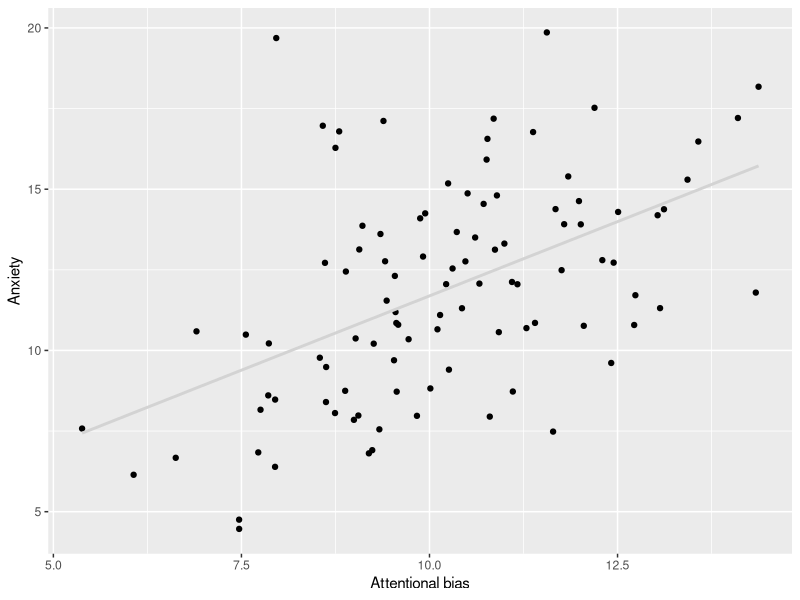
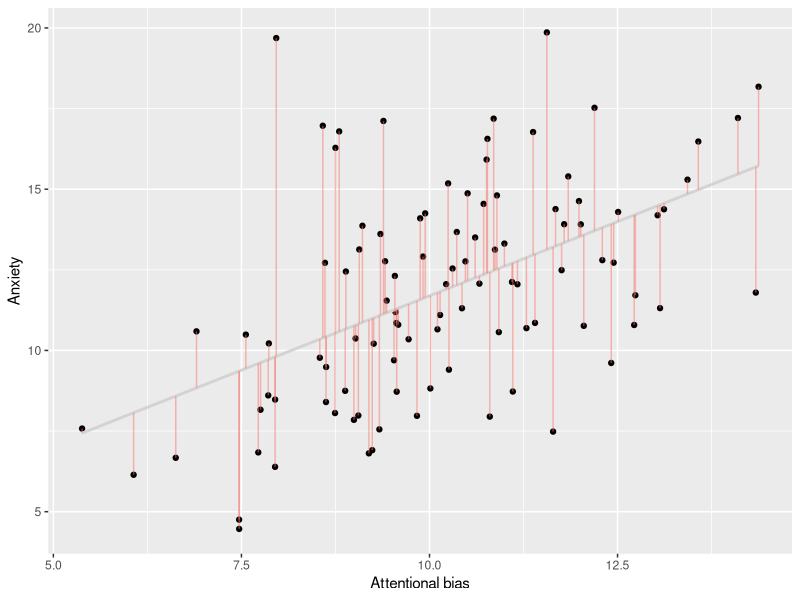
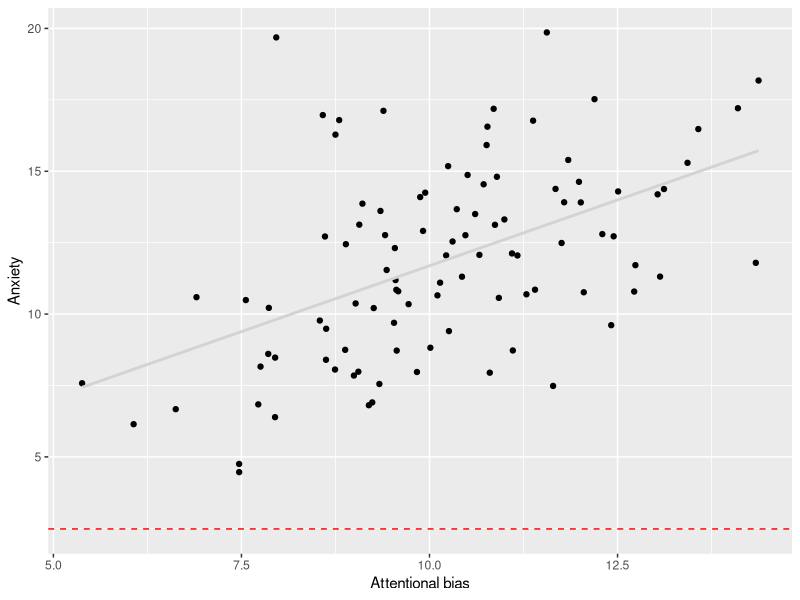
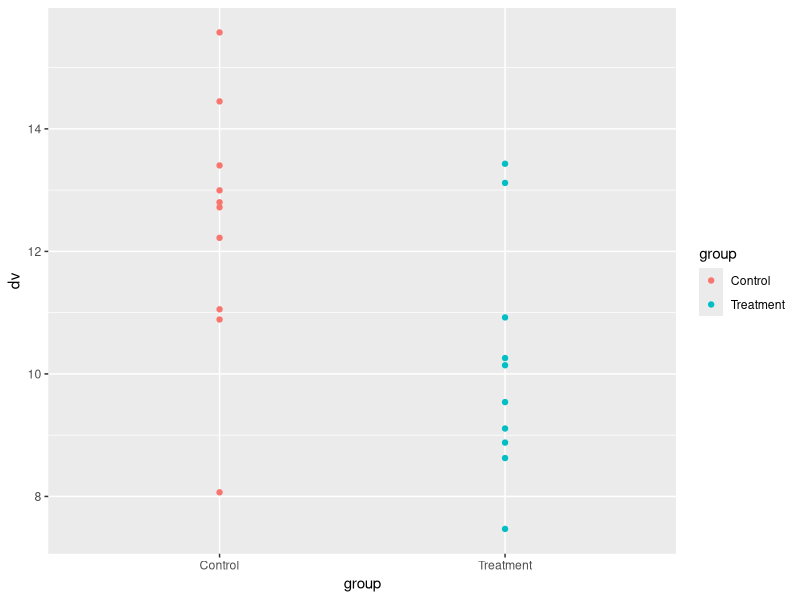
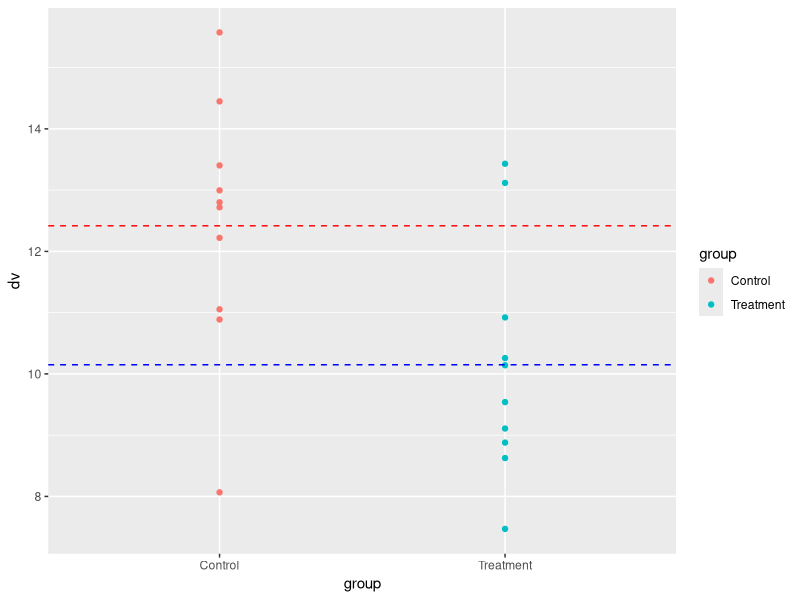
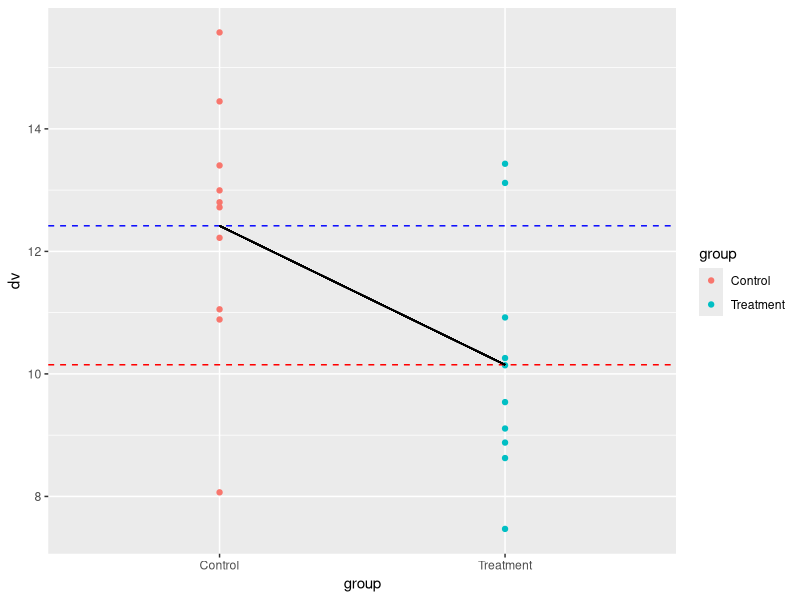
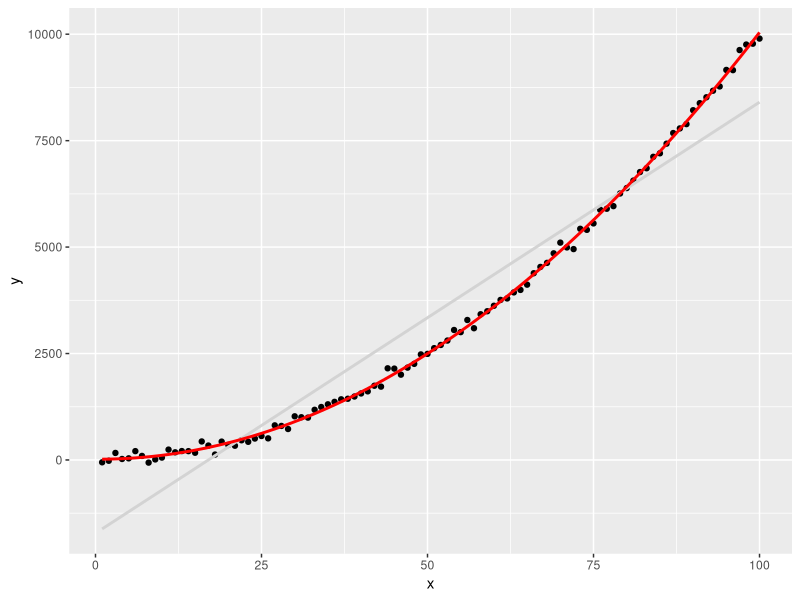

Recreate these plots in R, in order.
## ---- chunk 1

knitr::opts_chunk$set(
fig.align = "center"
)

## ---- chunk 2

#| out-width: 100%
#| out-height: 100%
#| fig-align: center


# generate two continuous variables and plot them using ggplot Label the x variable AttentionalBias and the y variable Anxiety

set.seed(123)
library(ggplot2)
x <- rnorm(100, 10, 2)

y <- x + rnorm(100, 2, 3)

df <- data.frame(x, y)


lm <- lm(y ~ x, data = df)

p = ggplot(lm, aes(x = x, y = y)) + geom_point()

# now fit a linear model to the data and add the intercept value to the plot

intercept <- lm$coefficients[1]
# add the regression line to the plot with a confidence interval

p <- p +   geom_smooth(method = "lm", se = FALSE, color = "lightgrey")

p <- p + labs(x = "Attentional bias", y = "Anxiety")



p
## ---- chunk 3

# draw a line between the data points and the regression line

p + geom_segment(aes(xend = x, yend = .fitted, color = "red"), alpha = 0.5) + guides(color = FALSE)



## ---- chunk 4

#| out-width: 100%
#| out-height: 100%

# add a horizontal line to the plot at the intercept value

p + geom_hline(yintercept = intercept, linetype = "dashed", color = "red")

## ---- chunk 5

model1 <- lm(y ~ x, data = df) #<1>

summary(model1) #<2>

## ---- chunk 6

# Generate some data
set.seed(123)
group <- rep(c("Treatment", "Control"), each = 10)
dv <- c(rnorm(10, 10, 2), rnorm(10, 12, 2))
df <- data.frame(group, dv)

## ---- chunk 7
# run a t-test

t.test(dv ~ group, data = df)


## ---- chunk 8

# plot a scatterplot of the data with colour to represent each group


ggplot(df, aes(x = group, y = dv, color = group)) + geom_point() 


## ---- chunk 9

# use geom segment to add a horizontal line for the mean of each group to the plot, use geom_segment so that the mean lines do not cross the mid point of the x axis

ggplot(df, aes(x = group, y = dv, color = group)) + geom_point() + geom_hline(yintercept = mean(df$dv[df$group == "Treatment"]), linetype = "dashed", color = "blue") + geom_hline(yintercept = mean(df$dv[df$group == "Control"]), linetype = "dashed", color = "red") 


## ---- chunk 10

# plot a line between the two means

ggplot(df, aes(x = group, y = dv, color = group)) + geom_point() + geom_hline(yintercept = mean(df$dv[df$group == "Treatment"]), linetype = "dashed", color = "red") + geom_hline(yintercept = mean(df$dv[df$group == "Control"]), linetype = "dashed", color = "blue") + geom_segment(aes(x = "Treatment", xend = "Control", y = mean(df$dv[df$group == "Treatment"]), yend = mean(df$dv[df$group == "Control"])), color = "black")


## ---- chunk 11

# run a linear model

lm(dv ~ group, data = df) |> summary()

## ---- chunk 12

# show the confidence confidence intervals of the coefficients

lm(dv ~ group, data = df) |> confint()

## ---- chunk 13

# Generate some data for a one-way ANOVA with 3 groups

set.seed(123)

group <- rep(c("Group 1", "Group 2", "Group 3"), each = 10)

dv <- c(rnorm(10, 10, 2), rnorm(10, 12, 2), rnorm(10, 14, 2))

df <- data.frame(group, dv)

## ---- chunk 14

# running an ANOVA

aov(dv ~ group, data = df) |> summary()

## ---- chunk 15

lm(dv ~ group, data = df) |> summary()

## ---- chunk 16

# Generate some data for a non-linear relationship

set.seed(123)

x <- 1:100
y <- x^2 + rnorm(100, 0, 100)

df <- data.frame(x, y)

#plot the data and show the line of best fit
library(ggplot2)
p <- ggplot(df, aes(x = x, y = y)) + geom_point()

lm <- lm(y ~ x, data = df)

p <- p + geom_smooth(method = "lm", se = FALSE, color = "lightgrey")


## now plot a polynomial regression line

lm2 <- lm(y ~ poly(x, 2), data = df)

p <- p + geom_smooth(method = "lm", se = FALSE, color = "red", formula = y ~ poly(x, 2))



p



